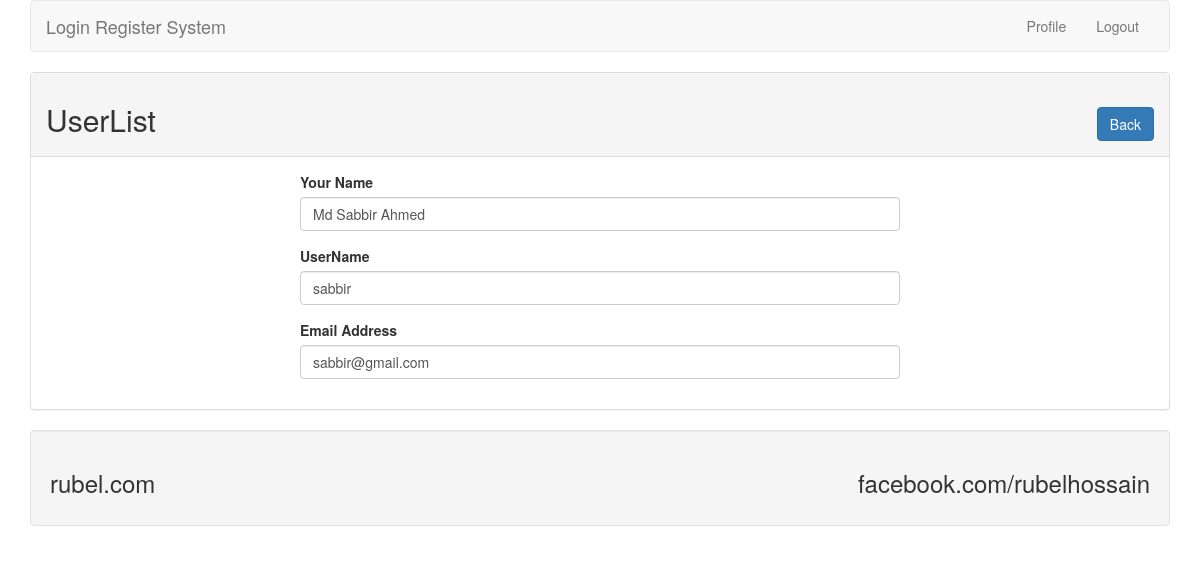
The page /profile.php?id=2 (signed in) on the database its author committed.
### tables this page shows
CREATE TABLE `tbl_user` (
  `id` int(11) NOT NULL,
  `name` varchar(230) NOT NULL,
  `username` varchar(230) NOT NULL,
  `email` varchar(230) NOT NULL,
  `password` varchar(230) NOT NULL
);

### lib/User.php (called while the page is built, shortened)
<?php
	include 'Database.php';
class User
{
	private $db ;
	function __construct()
	{
		$this->db = new Database() ;
	}
	public function getUserById($id){
		$sql = "SELECT * from tbl_user where id = :id limit 1 ";
		$query = $this->db->pdo->prepare($sql);
		$query->bindValue(':id', $id);
		$query->execute() ;
		$result = $query->fetch(PDO::FETCH_OBJ);
		return $result ;
	}
}
?>

### lib/Database.php (called while the page is built)
<?php
class Database
{
	public $pdo ;
	function __construct()
	{
		$dsn = "mysql:dbname=db_lr;host=localhost";
		$username = "root";
		$pass = "";
		if(!isset($this->pdo)){
			try{
				$link = new PDO($dsn , $username,$pass);
				$this->pdo = $link ;
			}catch(PDOExecption $e){
				echo "Connection failed ".$e->getMessage();
			}
		}
	}
}
?>

### profile.php (the view, shortened to what this page needs)
 <?php
 include "lib/User.php";
 include "inc/header.php";
 ?>
<?php
if(isset($_GET['id'])){
	$userid = (int)$_GET['id'] ;
}
$user = new User() ;
?>
	<div class="panel panel-default">
	<div class="panel-heading">
	<h2>UserList<span class="pull-right"><a class="btn btn-primary" href="index.php">Back</a></span></h2>
	</div>
	<div class="panel-body">
	<div style="max-width: 600px; margin: 0 auto">
<?php
$userdata = $user->getUserById($userid);
if($userdata){
?>
	 <form action="" method="POST">
	 	<div class="form-group">
	 		<label for="name">Your Name</label>
	 		<input type="text" name="name" class="form-control" id="name" value="<?php echo $userdata->name ;?>" />
	 	</div>
	 	<div class="form-group">
	 		<label for="username">UserName</label>
	 		<input type="text" name="username" class="form-control" id="username" value="<?php echo $userdata->username ;?>" />
	 	</div>
	 	<div class="form-group">
	 		<label for="email">Email Address</label>
	 		<input type="email" name="email" class="form-control" id="email" value="<?php echo $userdata->email ;?>" />
	 	</div>
	 </form>
<?php
}
?>
	 </div>
	</div>
	</div>
<?php
include 'inc/footer.php';
?>

### rows shown on the page
tbl_user: name "Md Sabbir Ahmed", username "sabbir", email "sabbir@gmail.com"
